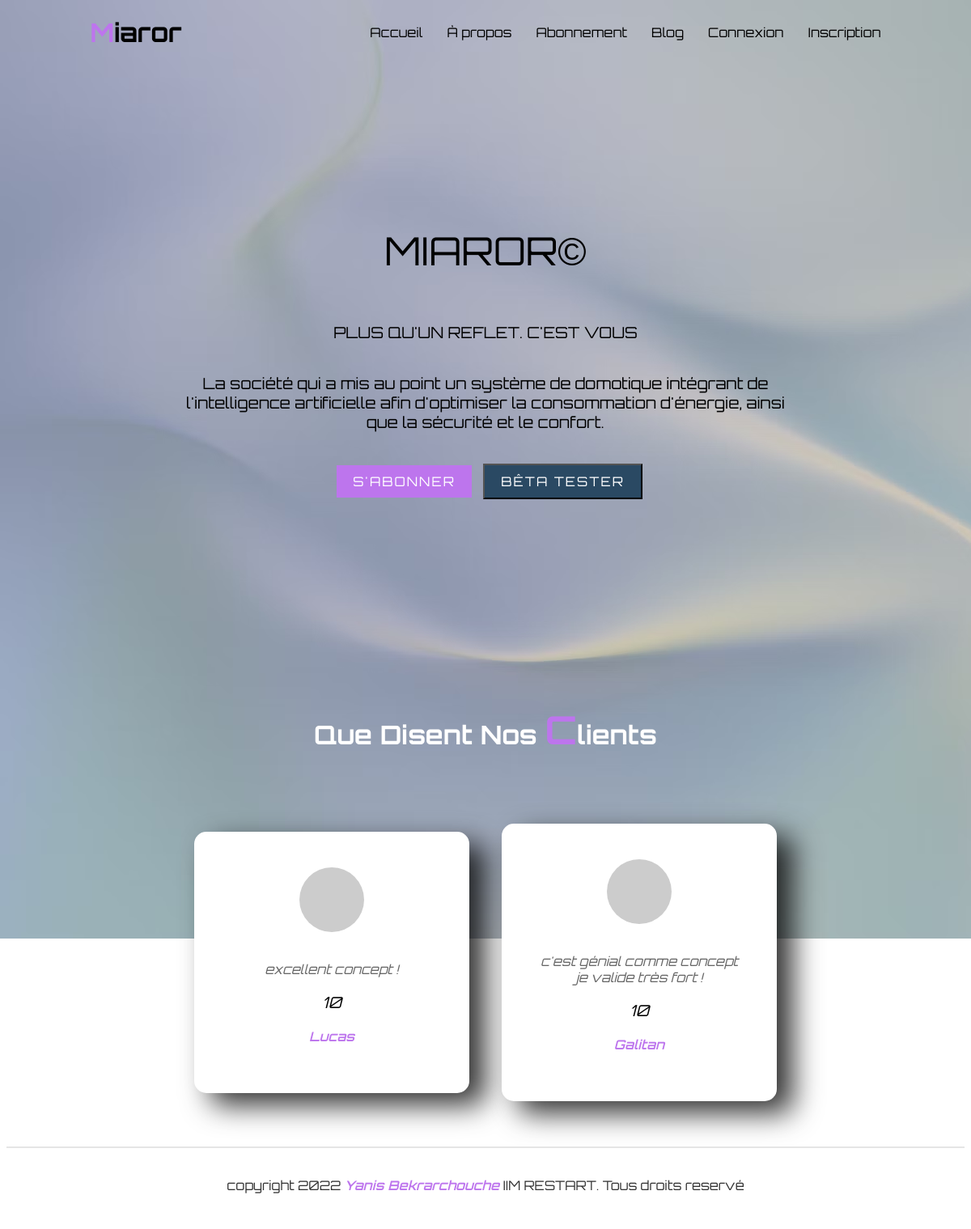
The page / on the database its author committed.
### tables this page shows
CREATE TABLE `avis` (
  `id` int(11) NOT NULL,
  `message` varchar(255) NOT NULL,
  `name` varchar(255) NOT NULL,
  `note` int(3) NOT NULL
);

### components/avis.php (the view, shortened to what this page needs)
<div class="box">
    <div class="imbox">
        <img src="https://randomuser.me/api/portraits/men/<?=$avis['id'] ?>.jpg" alt="Photo aléatoire d'homme">
    </div>
    <div class="text">
        <p><?=$avis['message'] ?> </p>
        <p><?=$avis['note'] ?> </p>
        <h3><?=$avis['name'] ?> </h3>
    </div>
</div>

### index.php (shortened to what this page needs)
<?php
include_once 'helpers/config.php';
$requeteFetch = $database->prepare('SELECT * FROM avis');
$requeteFetch->execute();
$Fetch = $requeteFetch->fetchAll(PDO::FETCH_ASSOC)
?>
<!DOCTYPE html>
<html lang="en">
<?php include ('./partials/head.php') ?>
<body>
<?php include ('./partials/header.php') ?>
<section class="banniere" id="banniere">
    <div class="contenu">
        <h2>MIAROR©</h2>
        <p>PLUS QU'UN REFLET. C'EST VOUS</p>
        <p>La société qui a mis au point un système de domotique intégrant de l'intelligence artificielle afin d'optimiser la consommation d'énergie, ainsi que la sécurité et le confort.</p>
    <div>
         <a href="#" class="btn1">S'abonner</a>
         <button class="modal-btn modal-trigger">Bêta Tester</button>
    </div>
    </div>
</section>
<section class="temoignage" id="temoignage">
    <div class="titre blanc">
        <h2 class="titre-texte">Que Disent Nos <span>C</span>lients</h2>
    </div>
    <div class="contenu">
        <?php foreach ($Fetch as $avis) include ("components/avis.php") ?>
    </div>
 </section>
    <?php include ('./partials/footer.php') ?>
</body>
</html>

### style.css (style rules this page uses)
* { padding: 0px; box-sizing: border-box; font-family: 'Orbitron', sans-serif; scroll-behavior: smooth; }
p { font-weight: 300; color: var(--main-color); }
body { background-image: url(./images/banniere\ fond.png ); background-repeat: no-repeat; background-attachment: fixed; }
.banniere { position: relative; width: 100%; min-height: 100vh; display: flex; justify-content: center; align-items: center; background-size: cover; }
.banniere .contenu { margin-left: 15%; margin-right: 15%; text-align: center; flex-direction: column; }
.banniere .contenu h2 { color: rgb(0, 0, 0); font-size: 3em; text-transform: capitalize; font-weight: 100; }
.contenu p:nth-child(2) { color: rgb(0, 0, 0); font-size: 1.2em; }
.contenu p:nth-child(3) { color: rgb(0, 0, 0); font-size: 1.2em; }
.btn1 { font-size: 1em; color: #fff; background: #bd75ed; padding: 10px 20px; display: inline-block; margin-top: 20px; text-transform: uppercase; text-decoration: none; letter-spacing: 2px; transition: 0.5s; margin-left: 10px; }
section { padding: 36px; }
.titre-texte { color: #000; font-size: 2em; font-weight: 300px; text-transform: capitalize; }
.titre-texte span { color: #bd75ed; font-size: 1.5em; font-weight: 700px; }
.titre { display: flex; width: 100%; justify-content: center; align-items: center; flex-direction: column; }
.contenu { display: flex; justify-content: center; flex-wrap: wrap; margin-top: 40px; }
.contenu .box { width: 350px; margin: 20px; border: 4px solid #fff; box-shadow: 20px 15px 35px rgba(0,0,0, 0.8); }
.contenu .box .imbox { position: relative; width: 100%; height: 300px; object-fit: cover; }
.contenu .box .imbox img { position: relative; top: 0; left: 0; width: 100%; height: 300px; object-fit: contain; }
.contenu .box .text { text-align: center; font-weight: 300px; color: #111; }
.contenu .box .text h3 { font-weight: 400; }
.temoignage .contenu { display: flex; margin-top: 40px; width: 100%; justify-content: center; align-items: center; flex-wrap: wrap; flex-direction: row; }
.temoignage .contenu .box { width: 340px; margin: 20px; background: #fff; display: flex; justify-content: center; align-items: center; flex-direction: column; border-radius: 15px; padding: 40px; }
.temoignage .contenu .box .imbox { width: 80px; height: 80px; border-radius: 50px; position: relative; margin-bottom: 20px; overflow: hidden; }
.temoignage .contenu .box .imbox img { position: relative; width: 100%; height: 100%; top: 0; left: 0; object-fit: cover; justify-content: center; align-items: center; }
.temoignage .contenu .box .text { text-align: center; color: #666; font-style: italic; }
.temoignage .contenu .box .text h3 { color: #bd75ed; margin-top: 20px; font-size: 1em; font-weight: 600; }
.blanc .titre-texte { color: #fff; }
.blanc .titre-texte, .blanc p { color: #fff; }
.modal-btn { font-size: 1em; color: #fff; background: #2a4963; padding: 10px 20px; display: inline-block; margin-top: 20px; text-transform: uppercase; text-decoration: none; letter-spacing: 2px; transition: 0.5s; margin-left: 10px; }
.box { float: left; color: #fff; width: 435px; text-align: center; margin: 52px; display: none; }
.show { display: block; }
img { width: 100%; }

### rows shown on the page
avis: message "excellent concept !", note "10", name "Lucas"
avis: message "c'est génial comme concept je valide très fort !", note "10", name "Galitan"
